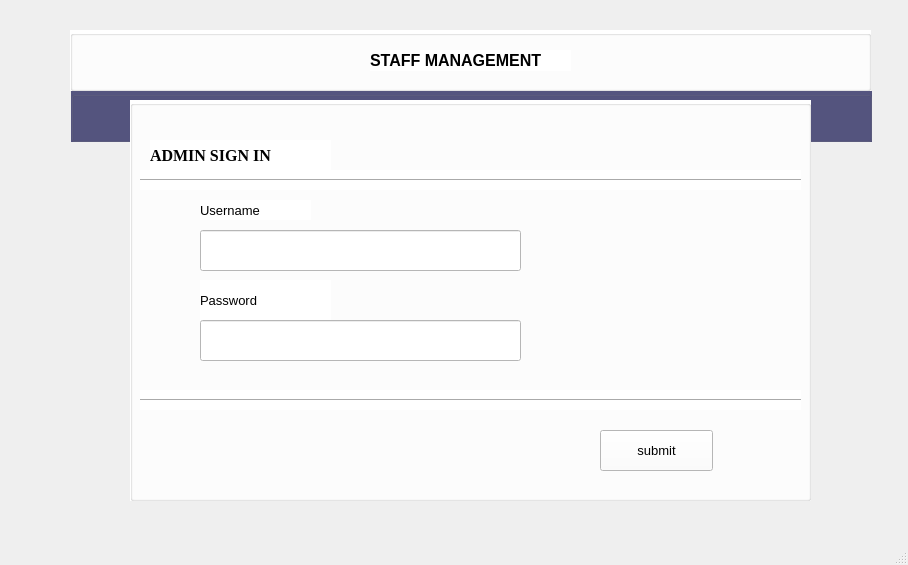
<?xml version="1.0" encoding="UTF-8"?>
<ui version="4.0">
 <class>MainWindow</class>
 <widget class="QMainWindow" name="MainWindow">
  <property name="geometry">
   <rect>
    <x>0</x>
    <y>0</y>
    <width>908</width>
    <height>565</height>
   </rect>
  </property>
  <property name="windowTitle">
   <string>MainWindow</string>
  </property>
  <widget class="QWidget" name="centralwidget">
   <widget class="QGroupBox" name="groupBox_3">
    <property name="geometry">
     <rect>
      <x>71</x>
      <y>91</y>
      <width>801</width>
      <height>51</height>
     </rect>
    </property>
    <property name="styleSheet">
     <string notr="true">background-color: rgb(85, 85, 127);</string>
    </property>
    <property name="title">
     <string/>
    </property>
   </widget>
   <widget class="QGroupBox" name="groupBox">
    <property name="geometry">
     <rect>
      <x>130</x>
      <y>100</y>
      <width>681</width>
      <height>401</height>
     </rect>
    </property>
    <property name="layoutDirection">
     <enum>Qt::LeftToRight</enum>
    </property>
    <property name="styleSheet">
     <string notr="true">background-color: rgb(255, 255, 255);</string>
    </property>
    <property name="title">
     <string/>
    </property>
    <widget class="QLabel" name="label">
     <property name="geometry">
      <rect>
       <x>20</x>
       <y>40</y>
       <width>181</width>
       <height>31</height>
      </rect>
     </property>
     <property name="font">
      <font>
       <family>Times New Roman</family>
       <pointsize>12</pointsize>
       <weight>75</weight>
       <bold>true</bold>
      </font>
     </property>
     <property name="styleSheet">
      <string notr="true">border:none;</string>
     </property>
     <property name="text">
      <string>ADMIN SIGN IN</string>
     </property>
    </widget>
    <widget class="QLabel" name="label_2">
     <property name="geometry">
      <rect>
       <x>70</x>
       <y>100</y>
       <width>111</width>
       <height>20</height>
      </rect>
     </property>
     <property name="font">
      <font>
       <pointsize>10</pointsize>
      </font>
     </property>
     <property name="text">
      <string>Username</string>
     </property>
    </widget>
    <widget class="QLineEdit" name="username_admin_log">
     <property name="geometry">
      <rect>
       <x>70</x>
       <y>130</y>
       <width>321</width>
       <height>41</height>
      </rect>
     </property>
     <property name="font">
      <font>
       <pointsize>10</pointsize>
      </font>
     </property>
    </widget>
    <widget class="QLabel" name="label_6">
     <property name="geometry">
      <rect>
       <x>70</x>
       <y>180</y>
       <width>131</width>
       <height>41</height>
      </rect>
     </property>
     <property name="font">
      <font>
       <pointsize>10</pointsize>
      </font>
     </property>
     <property name="text">
      <string>Password</string>
     </property>
    </widget>
    <widget class="QPushButton" name="submit_admin_log">
     <property name="geometry">
      <rect>
       <x>470</x>
       <y>330</y>
       <width>113</width>
       <height>41</height>
      </rect>
     </property>
     <property name="font">
      <font>
       <pointsize>10</pointsize>
      </font>
     </property>
     <property name="text">
      <string>submit</string>
     </property>
    </widget>
    <widget class="Line" name="line">
     <property name="geometry">
      <rect>
       <x>10</x>
       <y>290</y>
       <width>661</width>
       <height>20</height>
      </rect>
     </property>
     <property name="orientation">
      <enum>Qt::Horizontal</enum>
     </property>
    </widget>
    <widget class="Line" name="line_2">
     <property name="geometry">
      <rect>
       <x>10</x>
       <y>70</y>
       <width>661</width>
       <height>20</height>
      </rect>
     </property>
     <property name="orientation">
      <enum>Qt::Horizontal</enum>
     </property>
    </widget>
    <widget class="QLineEdit" name="password_admin_log">
     <property name="geometry">
      <rect>
       <x>70</x>
       <y>220</y>
       <width>321</width>
       <height>41</height>
      </rect>
     </property>
    </widget>
   </widget>
   <widget class="QPushButton" name="back_admin_log">
    <property name="geometry">
     <rect>
      <x>60</x>
      <y>150</y>
      <width>71</width>
      <height>61</height>
     </rect>
    </property>
    <property name="styleSheet">
     <string notr="true">border:none;</string>
    </property>
    <property name="text">
     <string/>
    </property>
    <property name="icon">
     <iconset>
      <normaloff>../../Documents/Project Icons/circled_left_120px.png</normaloff>../../Documents/Project Icons/circled_left_120px.png</iconset>
    </property>
    <property name="iconSize">
     <size>
      <width>75</width>
      <height>75</height>
     </size>
    </property>
   </widget>
   <widget class="QGroupBox" name="groupBox_4">
    <property name="geometry">
     <rect>
      <x>70</x>
      <y>30</y>
      <width>801</width>
      <height>61</height>
     </rect>
    </property>
    <property name="styleSheet">
     <string notr="true">background-color: rgb(255, 255, 255);</string>
    </property>
    <property name="title">
     <string/>
    </property>
    <widget class="QLabel" name="label_9">
     <property name="geometry">
      <rect>
       <x>300</x>
       <y>20</y>
       <width>201</width>
       <height>21</height>
      </rect>
     </property>
     <property name="font">
      <font>
       <family>Yu Gothic UI</family>
       <pointsize>12</pointsize>
       <weight>75</weight>
       <bold>true</bold>
      </font>
     </property>
     <property name="text">
      <string>STAFF MANAGEMENT</string>
     </property>
    </widget>
   </widget>
  </widget>
  <widget class="QMenuBar" name="menubar">
   <property name="geometry">
    <rect>
     <x>0</x>
     <y>0</y>
     <width>908</width>
     <height>26</height>
    </rect>
   </property>
  </widget>
  <widget class="QStatusBar" name="statusbar"/>
 </widget>
 <resources/>
 <connections/>
</ui>
